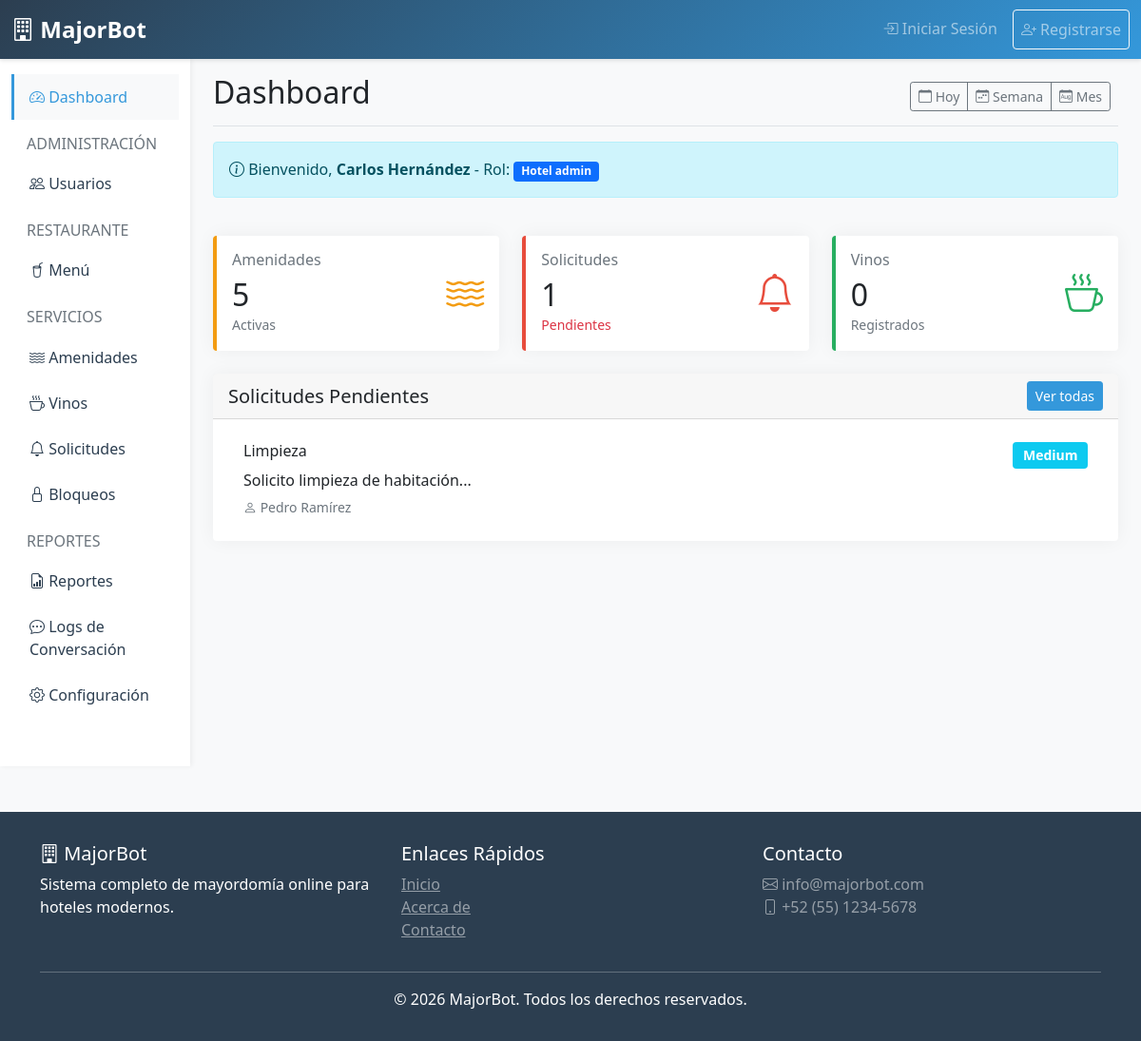
/dashboard (signed in), run on the app's committed database.
### tables this page shows
CREATE TABLE IF NOT EXISTS service_requests (
    id INT AUTO_INCREMENT PRIMARY KEY,
    hotel_id INT NOT NULL,
    guest_id INT NOT NULL,
    room_id INT NULL,
    service_type VARCHAR(100) NOT NULL,
    description TEXT NOT NULL,
    priority ENUM('low', 'medium', 'high', 'urgent') DEFAULT 'medium',
    assigned_to INT NULL,
    status ENUM('pending', 'assigned', 'in_progress', 'completed', 'cancelled') DEFAULT 'pending',
    notes TEXT,
    completed_at TIMESTAMP NULL,
    created_at TIMESTAMP DEFAULT CURRENT_TIMESTAMP,
    updated_at TIMESTAMP DEFAULT CURRENT_TIMESTAMP ON UPDATE CURRENT_TIMESTAMP,
    FOREIGN KEY (hotel_id) REFERENCES hotels(id) ON DELETE CASCADE,
    FOREIGN KEY (guest_id) REFERENCES users(id) ON DELETE CASCADE,
    FOREIGN KEY (room_id) REFERENCES rooms(id) ON DELETE SET NULL,
    FOREIGN KEY (assigned_to) REFERENCES users(id) ON DELETE SET NULL
);

CREATE TABLE IF NOT EXISTS users (
    id INT AUTO_INCREMENT PRIMARY KEY,
    hotel_id INT NULL,
    email VARCHAR(150) UNIQUE NOT NULL,
    password VARCHAR(255) NOT NULL,
    first_name VARCHAR(100) NOT NULL,
    last_name VARCHAR(100) NOT NULL,
    phone VARCHAR(20),
    role ENUM('superadmin', 'hotel_admin', 'restaurant_manager', 'hostess', 'collaborator', 'guest') NOT NULL,
    avatar VARCHAR(255),
    is_active TINYINT(1) DEFAULT 1,
    last_login TIMESTAMP NULL,
    created_at TIMESTAMP DEFAULT CURRENT_TIMESTAMP,
    updated_at TIMESTAMP DEFAULT CURRENT_TIMESTAMP ON UPDATE CURRENT_TIMESTAMP,
    FOREIGN KEY (hotel_id) REFERENCES hotels(id) ON DELETE CASCADE
);

### app/controllers/DashboardController.php (called while the page is built, shortened)
<?php
class DashboardController extends Controller {
    public function index() {
        $role = $_SESSION['role'];
        $hotelId = $_SESSION['hotel_id'];
        $stats = $this->getStatistics($role, $hotelId);
        $data = [
            'title' => 'Dashboard',
            'stats' => $stats,
            'role' => $role,
            'hotelId' => $hotelId
        ];
        $this->loadView('dashboard/index', $data);
    }
    private function getStatistics($role, $hotelId) {
        $stats = [];
        if ($role === 'superadmin') {
            $result = $this->db->selectOne("SELECT COUNT(*) as count FROM hotels WHERE is_active = 1");
            $stats['total_hotels'] = $result ? $result['count'] : 0;
            $result = $this->db->selectOne("SELECT COUNT(*) as count FROM hotels WHERE subscription_status = 'active'");
            $stats['active_subscriptions'] = $result ? $result['count'] : 0;
            $result = $this->db->selectOne("SELECT COUNT(*) as count FROM hotels WHERE subscription_status = 'trial'");
            $stats['trial_hotels'] = $result ? $result['count'] : 0;
            $result = $this->db->selectOne("SELECT COUNT(*) as count FROM users WHERE is_active = 1");
            $stats['total_users'] = $result ? $result['count'] : 0;
        } else {
            if ($hotelId) {
                $result = $this->db->selectOne("SELECT COUNT(*) as count FROM amenities WHERE hotel_id = ? AND is_active = 1", [$hotelId]);
                $stats['total_amenities'] = $result ? $result['count'] : 0;
                $result = $this->db->selectOne("SELECT COUNT(*) as count FROM service_requests WHERE hotel_id = ? AND status = 'pending'", [$hotelId]);
                $stats['pending_services'] = $result ? $result['count'] : 0;
                $result = $this->db->selectOne("SELECT COUNT(*) as count FROM wines WHERE hotel_id = ? AND is_active = 1", [$hotelId]);
                $stats['total_wines'] = $result ? $result['count'] : 0;
                $stats['pending_requests'] = $this->db->select("
                    SELECT sr.*, u.first_name, u.last_name
                    FROM service_requests sr
                    LEFT JOIN users u ON sr.guest_id = u.id
                    WHERE sr.hotel_id = ? AND sr.status = 'pending'
                    ORDER BY sr.created_at DESC
                    LIMIT 5
                ", [$hotelId]);
            }
        }
        return $stats;
    }
}

### core/Router.php (called while the page is built, shortened)
<?php
class Router {
    private $controller = DEFAULT_CONTROLLER;
    private $method = DEFAULT_METHOD;
    public function __construct() {
        $url = $this->parseUrl();
        if (isset($url[0]) && !empty($url[0])) {
            $controllerName = $this->snakeToPascal($url[0]);
            $controllerPath = __DIR__ . '/../app/controllers/' . $controllerName . 'Controller.php';
            if (file_exists($controllerPath)) {
                $this->controller = $controllerName;
                unset($url[0]);
            }
        }
        $controllerFile = __DIR__ . '/../app/controllers/' . $this->controller . 'Controller.php';
        if (file_exists($controllerFile)) {
            $this->controller = new $controllerClass;
        } else {
            $this->show404();
            return;
        }
        $this->params = $url ? array_values($url) : [];
        call_user_func_array([$this->controller, $this->method], $this->params);
    }
    private function snakeToPascal($str) {
        return str_replace('_', '', ucwords($str, '_'));
    }
    private function parseUrl() {
        if (isset($_GET['url'])) {
            return explode('/', filter_var(rtrim($_GET['url'], '/'), FILTER_SANITIZE_URL));
        }
        return [];
    }
}

### public/index.php (called while the page is built, shortened)
<?php
require_once __DIR__ . '/../core/Database.php';
require_once __DIR__ . '/../core/Controller.php';
require_once __DIR__ . '/../core/Router.php';
new Router();

### core/Database.php (called while the page is built, shortened)
<?php
class Database {
    private static $instance = null;
    private $connection;
    private function __construct() {
        try {
            $dsn = "mysql:host=" . DB_HOST . ";dbname=" . DB_NAME . ";charset=" . DB_CHARSET;
            $options = [
                PDO::ATTR_ERRMODE => PDO::ERRMODE_EXCEPTION,
                PDO::ATTR_DEFAULT_FETCH_MODE => PDO::FETCH_ASSOC,
                PDO::ATTR_EMULATE_PREPARES => false,
            ];
            $this->connection = new PDO($dsn, DB_USER, DB_PASS, $options);
        } catch(PDOException $e) {
            die("Database connection failed: " . $e->getMessage());
        }
    }
    public static function getInstance() {
        if (self::$instance === null) {
            self::$instance = new self();
        }
        return self::$instance;
    }
    public function query($sql, $params = []) {
        try {
            $stmt = $this->connection->prepare($sql);
            $stmt->execute($params);
            return $stmt;
        } catch(PDOException $e) {
            error_log("Query error: " . $e->getMessage());
            return false;
        }
    }
    public function select($sql, $params = []) {
        $stmt = $this->query($sql, $params);
        return $stmt ? $stmt->fetchAll() : [];
    }
    public function selectOne($sql, $params = []) {
        $stmt = $this->query($sql, $params);
        return $stmt ? $stmt->fetch() : null;
    }
}

### app/views/dashboard/index.php (the view)
<div class="d-flex justify-content-between flex-wrap flex-md-nowrap align-items-center pb-2 mb-3 border-bottom">
    <h1 class="h2">Dashboard</h1>
    <div class="btn-toolbar mb-2 mb-md-0">
        <div class="btn-group me-2">
            <button type="button" class="btn btn-sm btn-outline-secondary">
                <i class="bi bi-calendar"></i> Hoy
            </button>
            <button type="button" class="btn btn-sm btn-outline-secondary">
                <i class="bi bi-calendar-week"></i> Semana
            </button>
            <button type="button" class="btn btn-sm btn-outline-secondary">
                <i class="bi bi-calendar-month"></i> Mes
            </button>
        </div>
    </div>
</div>
<div class="row mb-4">
    <div class="col-md-12">
        <div class="alert alert-info">
            <i class="bi bi-info-circle"></i>
            Bienvenido, <strong><?php echo $_SESSION['first_name'] . ' ' . $_SESSION['last_name']; ?></strong>
            - Rol: <span class="badge bg-primary"><?php echo ucfirst(str_replace('_', ' ', $role)); ?></span>
        </div>
    </div>
</div>
<?php if ($role === 'superadmin'): ?>
    <div class="row g-4 mb-4">
        <div class="col-md-3">
            <div class="card stat-card">
                <div class="card-body">
                    <div class="d-flex justify-content-between align-items-center">
                        <div>
                            <h6 class="text-muted mb-2">Total Hoteles</h6>
                            <h2 class="mb-0"><?php echo $stats['total_hotels'] ?? 0; ?></h2>
                        </div>
                        <div>
                            <i class="bi bi-buildings" style="font-size: 2.5rem; color: var(--secondary-color);"></i>
                        </div>
                    </div>
                </div>
            </div>
        </div>
        <div class="col-md-3">
            <div class="card stat-card success">
                <div class="card-body">
                    <div class="d-flex justify-content-between align-items-center">
                        <div>
                            <h6 class="text-muted mb-2">Suscripciones Activas</h6>
                            <h2 class="mb-0"><?php echo $stats['active_subscriptions'] ?? 0; ?></h2>
                        </div>
                        <div>
                            <i class="bi bi-check-circle" style="font-size: 2.5rem; color: var(--success-color);"></i>
                        </div>
                    </div>
                </div>
            </div>
        </div>
        <div class="col-md-3">
            <div class="card stat-card warning">
                <div class="card-body">
                    <div class="d-flex justify-content-between align-items-center">
                        <div>
                            <h6 class="text-muted mb-2">Hoteles en Prueba</h6>
                            <h2 class="mb-0"><?php echo $stats['trial_hotels'] ?? 0; ?></h2>
                        </div>
                        <div>
                            <i class="bi bi-clock" style="font-size: 2.5rem; color: var(--warning-color);"></i>
                        </div>
                    </div>
                </div>
            </div>
        </div>
        <div class="col-md-3">
            <div class="card stat-card">
                <div class="card-body">
                    <div class="d-flex justify-content-between align-items-center">
                        <div>
                            <h6 class="text-muted mb-2">Total Usuarios</h6>
                            <h2 class="mb-0"><?php echo $stats['total_users'] ?? 0; ?></h2>
                        </div>
                        <div>
                            <i class="bi bi-people" style="font-size: 2.5rem; color: var(--info-color);"></i>
                        </div>
                    </div>
                </div>
            </div>
        </div>
    </div>
    <div class="row">
        <div class="col-md-12">
            <div class="card">
                <div class="card-header">
                    <h5 class="mb-0">Hoteles Registrados</h5>
                </div>
                <div class="card-body">
                    <p class="text-muted">Total de hoteles activos en la plataforma: <strong><?php echo $stats['total_hotels'] ?? 0; ?></strong></p>
                </div>
            </div>
        </div>
    </div>
<?php else: ?>
    <div class="row g-4 mb-4">
        <div class="col-md-4">
            <div class="card stat-card warning">
                <div class="card-body">
                    <div class="d-flex justify-content-between align-items-center">
                        <div>
                            <h6 class="text-muted mb-2">Amenidades</h6>
                            <h2 class="mb-0"><?php echo $stats['total_amenities'] ?? 0; ?></h2>
                            <small class="text-muted">Activas</small>
                        </div>
                        <div>
                            <i class="bi bi-water" style="font-size: 2.5rem; color: var(--warning-color);"></i>
                        </div>
                    </div>
                </div>
            </div>
        </div>
        <div class="col-md-4">
            <div class="card stat-card danger">
                <div class="card-body">
                    <div class="d-flex justify-content-between align-items-center">
                        <div>
                            <h6 class="text-muted mb-2">Solicitudes</h6>
                            <h2 class="mb-0"><?php echo $stats['pending_services'] ?? 0; ?></h2>
                            <small class="text-danger">Pendientes</small>
                        </div>
                        <div>
                            <i class="bi bi-bell" style="font-size: 2.5rem; color: var(--danger-color);"></i>
                        </div>
                    </div>
                </div>
            </div>
        </div>
        <div class="col-md-4">
            <div class="card stat-card success">
                <div class="card-body">
                    <div class="d-flex justify-content-between align-items-center">
                        <div>
                            <h6 class="text-muted mb-2">Vinos</h6>
                            <h2 class="mb-0"><?php echo $stats['total_wines'] ?? 0; ?></h2>
                            <small class="text-muted">Registrados</small>
                        </div>
                        <div>
                            <i class="bi bi-cup-hot" style="font-size: 2.5rem; color: var(--success-color);"></i>
                        </div>
                    </div>
                </div>
            </div>
        </div>
    </div>
    <div class="row g-4">
        <div class="col-md-12">
            <div class="card">
                <div class="card-header d-flex justify-content-between align-items-center">
                    <h5 class="mb-0">Solicitudes Pendientes</h5>
                    <a href="<?php echo BASE_URL; ?>/services" class="btn btn-sm btn-primary">Ver todas</a>
                </div>
                <div class="card-body">
                    <?php if (!empty($stats['pending_requests'])): ?>
                        <div class="list-group list-group-flush">
                            <?php foreach($stats['pending_requests'] as $request): ?>
                                <div class="list-group-item">
                                    <div class="d-flex w-100 justify-content-between">
                                        <h6 class="mb-1"><?php echo $request['service_type']; ?></h6>
                                        <small class="badge badge-status
                                            <?php
                                                echo $request['priority'] === 'urgent' ? 'bg-danger' :
                                                     ($request['priority'] === 'high' ? 'bg-warning' : 'bg-info');
                                            ?>">
                                            <?php echo ucfirst($request['priority']); ?>
                                        </small>
                                    </div>
                                    <p class="mb-1"><?php echo substr($request['description'], 0, 50) . '...'; ?></p>
                                    <small class="text-muted">
                                        <i class="bi bi-person"></i> <?php echo $request['first_name'] . ' ' . $request['last_name']; ?>
                                    </small>
                                </div>
                            <?php endforeach; ?>
                        </div>
                    <?php else: ?>
                        <p class="text-muted text-center py-4">No hay solicitudes pendientes</p>
                    <?php endif; ?>
                </div>
            </div>
        </div>
    </div>
<?php endif; ?>
            </div>
        </main>
    </div>
</div>

### data on the page
service_requests: service_type "Limpieza", priority "Medium", description "Solicito limpieza de habitación", guest.first_name "Pedro", guest.last_name "Ramírez"

### other printed values
$_SESSION['first_name'] "Carlos"
$_SESSION['last_name'] "Hernández"
str_replace('_', ' ', $role) "Hotel admin"
$stats['total_amenities'] "5"
$stats['pending_services'] "1"
$stats['total_wines'] "0"
